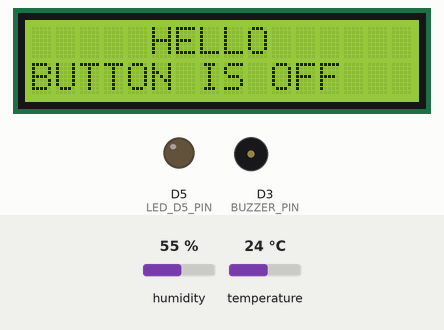
This sketch was run on a simulated ESP8266 (NodeMCU). Parts: 16×2 character LCD, output pins drawn as LEDs (lit = HIGH), buzzer (waves = sounding, pin HIGH). Inputs (shaded band) come from the test bench; at power-on: temperature 24 °C, humidity 55 %. WiFi joins after 1.5 s; servers stay silent unless stated; what the sketch prints to the serial monitor is not drawn.

Above: at 3.0 s.
3.1 s: temperature set to 29 °C
5.8 s: temperature set to 32 °C
At 6.5 s:
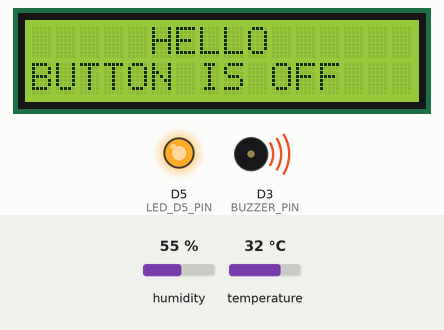
8.5 s: temperature set to 12 °C
At 11.2 s:
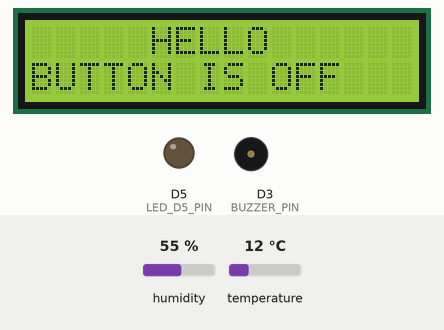
11.5 s: temperature set to 33 °C
At 12.6 s:
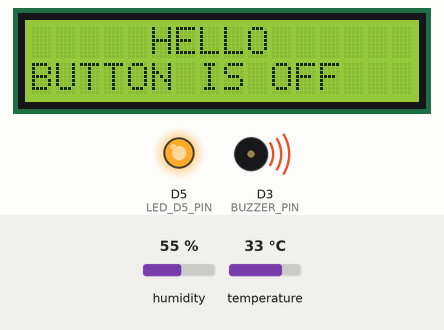
Timing chart, 0 to 14.5 s (numbered marks = the images above; inputs shaded):
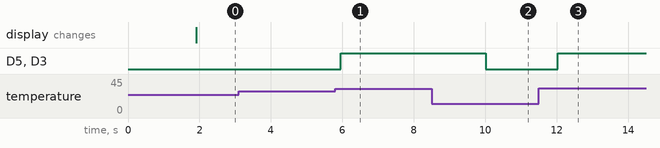

The sketch:

demo.c.ino
```cpp
/*
 * This ESP8266 NodeMCU code was developed by newbiely.com
 *
 * This ESP8266 NodeMCU code is made available for public use without any restriction
 *
 * For comprehensive instructions and wiring diagrams, please visit:
 * https://newbiely.com/tutorials/esp8266/esp8266-dht11
 */

// #define BLYNK_TEMPLATE_ID "TMPL6209JSHOF"
// #define BLYNK_TEMPLATE_NAME "Final"
// #define BLYNK_AUTH_TOKEN "QN3ib9zHipvjL-JbHtL1wZo39kuu4mg-"


// // Đèn RGB
// #define LED_R_PIN D6
// #define LED_G_PIN D7
// #define LED_B_PIN D8
// // #define LED_D5_PIN D5

// //Cảm biến nhiệt độ, độ ẩm
// #define DHT_SENSOR_PIN  D4 // The ESP8266 pin D7 connected to DHT11 sensor
// #define DHT_SENSOR_TYPE DHT11
// // #define DHT_SENSOR_TYPE DHT22

// //Còi
// #define BUZZER_PIN D0

// #include <DHT.h>
// #include <BlynkSimpleEsp8266.h>
// // #include <Wire.h>
// // #include <LiquidCrystal_I2C.h>

// // LiquidCrystal_I2C lcd(0x3F, 16, 2);

// DHT dht_sensor(DHT_SENSOR_PIN, DHT_SENSOR_TYPE);

// const char* ssid = "VNU-IS THMT 02";
// const char* password = "Vnu.edu.vn";

// void setup() {
//   Serial.begin(9600);
//   Blynk.begin(BLYNK_AUTH_TOKEN, ssid, password);
//   dht_sensor.begin();

//   // Initialize LED pins as OUTPUT
//   pinMode(LED_R_PIN, OUTPUT);
//   pinMode(LED_G_PIN, OUTPUT);
//   pinMode(LED_B_PIN, OUTPUT);

//   pinMode(BUZZER_PIN, OUTPUT);

//   // pinMode(LED_D5_PIN, OUTPUT);

//   // Wire.begin(D3, D2);
//   // lcd.init();   // initializing the LCD
//   // lcd.backlight(); // Enable or Turn On the backlight
//   // lcd.print(" Hello Makers "); // Start Printing
// }

// void runDHT() {
//   // read humidity
//   float humi  = dht_sensor.readHumidity();
//   // read temperature in Celsius
//   float temperature_C = dht_sensor.readTemperature();
//   // read temperature in Fahrenheit
//   float temperature_F = dht_sensor.readTemperature(true);

//   // check whether the reading is successful or not
//   if (isnan(temperature_C) || isnan(temperature_F) || isnan(humi)) {
//     Serial.println("Failed to read from DHT sensor!");
//   } else {
//     Serial.print("Humidity: ");
//     Serial.print(humi);
//     Serial.print("%");

//     Serial.print("  |  ");

//     Serial.print("Temperature: ");
//     Serial.print(temperature_C);
//     Serial.print("°C  ~  ");
//     Serial.print(temperature_F);
//     Serial.println("°F");

//     // Push data to Blynk
//     Blynk.virtualWrite(V1, humi);
//     Blynk.virtualWrite(V0, temperature_C);

//     // Control LED color based on temperature
//     if (temperature_C > 30) {
//       // Red color
//       analogWrite(LED_R_PIN, 0); // Full brightness
//       analogWrite(LED_G_PIN, 0);   // No green
//       analogWrite(LED_B_PIN, 255);   // No blue

//       // Turn on buzzer
//       digitalWrite(BUZZER_PIN, HIGH);
//       // digitalWrite(LED_D5_PIN, HIGH);
//     }
//     else {
//       // Blue color
//       analogWrite(LED_R_PIN, 0);   // No red
//       analogWrite(LED_G_PIN, 255);   // No green
//       analogWrite(LED_B_PIN, 0); // Full brightness

//       // Turn on buzzer
//       digitalWrite(BUZZER_PIN, LOW);
//       // digitalWrite(LED_D5_PIN, LOW);
//     }
//   }
// }

// void loop() {
//   Blynk.run();
//   runDHT();
//   delay(2000); // Move the delay inside the loop
// }


//  TECHATRONIC.COM
//  LIBRARY FOR I2C LDC
//  https://github.com/fdebrabander/Arduino-LiquidCrystal-I2C-library

// #define BLYNK_TEMPLATE_ID "TMPL6209JSHOF"
// #define BLYNK_TEMPLATE_NAME "Final"
// #define BLYNK_AUTH_TOKEN "QN3ib9zHipvjL-JbHtL1wZo39kuu4mg-"

// // Đèn RGB
// #define LED_R_PIN D6
// #define LED_G_PIN D7
// #define LED_B_PIN D8

// //Cảm biến nhiệt độ, độ ẩm
// #define DHT_SENSOR_PIN  D4 // The ESP8266 pin D7 connected to DHT11 sensor
// #define DHT_SENSOR_TYPE DHT11
// // #define DHT_SENSOR_TYPE DHT22

// //Còi
// #define BUZZER_PIN        D0

// #include <DHT.h>
// #include <BlynkSimpleEsp8266.h>
// #include <Wire.h>
// #include <LiquidCrystal_I2C.h>


// DHT dht_sensor(DHT_SENSOR_PIN, DHT_SENSOR_TYPE);
// LiquidCrystal_I2C lcd(0x27, 16, 2); // set the LCD address to 0x27 for a 16 chars and 2 line display

// // const char* ssid = "VNU-IS THMT 02";
// // const char* ssid = "VNU-IS Phong Khanh Tiet";
// // const char* password = "Vnu.edu.vn";
// const char* ssid = "Duc Dat";
// const char* password = "30082002";
// int buttonState = 0;

// void setup() {
//   Serial.begin(9600);
//   Blynk.begin(BLYNK_AUTH_TOKEN, ssid, password);
//   dht_sensor.begin();

//   // Initialize LED pins as OUTPUT
//   pinMode(LED_R_PIN, OUTPUT);
//   pinMode(LED_G_PIN, OUTPUT);
//   pinMode(LED_B_PIN, OUTPUT);

//   pinMode(BUZZER_PIN, OUTPUT);
//   lcd.begin();         // initialize the lcd
//   lcd.backlight();
//   lcd.clear(); // Clear the LCD screen
//   lcd.setCursor(5, 0);
//   lcd.print("HELLO");
//   lcd.setCursor(2, 1);
//   lcd.print("BUTTON IS OFF");

// }

// void runDHT() {
//   // read humidity
//   float humi  = dht_sensor.readHumidity();
//   // read temperature in Celsius
//   float temperature_C = dht_sensor.readTemperature();
//   // read temperature in Fahrenheit
//   float temperature_F = dht_sensor.readTemperature(true);

//   // check whether the reading is successful or not
//   if (isnan(temperature_C) || isnan(temperature_F) || isnan(humi)) {
//     Serial.println("Failed to read from DHT sensor!");
//   } else {
//     Serial.print("Humidity: ");
//     Serial.print(humi);
//     Serial.print("%");

//     Serial.print("  |  ");

//     Serial.print("Temperature: ");
//     Serial.print(temperature_C);
//     Serial.print("°C  ~  ");
//     Serial.print(temperature_F);
//     Serial.println("°F");

//     // Push data to Blynk
//     Blynk.virtualWrite(V1, humi);
//     Blynk.virtualWrite(V0, temperature_C);

//     //lcd
//     lcd.clear();
//     lcd.setCursor(0, 0);
//     lcd.print("Humidity: ");
//     lcd.print(humi);
//     lcd.print("%");

//     lcd.setCursor(0, 1);
//     lcd.print("Temp: ");
//     lcd.print(temperature_C);
//     lcd.print("C");

//     // Control LED color based on temperature
//     if (temperature_C > 27) {
//       // Red color
//       analogWrite(LED_R_PIN, 0); // Full brightness
//       analogWrite(LED_G_PIN, 0);   // No green
//       analogWrite(LED_B_PIN, 255);   // No blue

//       // Turn on buzzer
//       digitalWrite(BUZZER_PIN, HIGH);
//     }
//     else {
//       // Blue color
//       analogWrite(LED_R_PIN, 0);   // No red
//       analogWrite(LED_G_PIN, 255);   // No green
//       analogWrite(LED_B_PIN, 0); // Full brightness

//       // Turn on buzzer
//       digitalWrite(BUZZER_PIN, LOW);
//     }
//   }
// }

// void loop() {
//   Blynk.run();

//   // Đọc trạng thái của nút và xử lý
//   if (buttonState == 1) {
//     runDHT();
//   } else {
//     Serial.println("Button is OFF");
//     lcd.clear(); // Clear the LCD screen
//     lcd.setCursor(0, 0);
//     lcd.print("HELLO");
//     lcd.setCursor(0, 1);
//     lcd.print("BUTTON IS OFF");
//     analogWrite(LED_G_PIN, 0);
//     analogWrite(LED_B_PIN, 0);
//     digitalWrite(BUZZER_PIN, LOW);
//   }

//   delay(2000);
// }

// // Callback function for button widget on V2
// BLYNK_WRITE(V2) {
//   buttonState = param.asInt(); // Đọc trạng thái của nút (0: Tắt, 1: Bật)
// }


#define BLYNK_TEMPLATE_ID "TMPL6209JSHOF"
#define BLYNK_TEMPLATE_NAME "Final"
#define BLYNK_AUTH_TOKEN "QN3ib9zHipvjL-JbHtL1wZo39kuu4mg-"

// Đèn led
#define LED_D5_PIN D5

//Cảm biến nhiệt độ, độ ẩm
#define DHT_SENSOR_PIN  D4 // The ESP8266 pin D7 connected to DHT11 sensor
#define DHT_SENSOR_TYPE DHT11
// #define DHT_SENSOR_TYPE DHT22

//Còi
#define BUZZER_PIN        D3

#include <DHT.h>
#include <BlynkSimpleEsp8266.h>
#include <Wire.h>
#include <LiquidCrystal_I2C.h>

DHT dht_sensor(DHT_SENSOR_PIN, DHT_SENSOR_TYPE);

// const char* ssid = "VNU-IS THMT 02";
// const char* password = "Vnu.edu.vn";
const char* ssid = "Duc Dat";
const char* password = "30082002";

LiquidCrystal_I2C lcd(0x3F, 16, 2); // set the LCD address to 0x27 for a 16 chars and 2 line display

void setup() {
  Serial.begin(9600);
  Blynk.begin(BLYNK_AUTH_TOKEN, ssid, password);
  dht_sensor.begin();


  pinMode(BUZZER_PIN, OUTPUT);

  pinMode(LED_D5_PIN, OUTPUT);

  lcd.begin();         // initialize the lcd
  lcd.backlight();
  lcd.clear(); // Clear the LCD screen
  lcd.setCursor(5, 0);
  lcd.print("HELLO");
  lcd.setCursor(0, 1);
  lcd.print("BUTTON IS OFF");

}

void runDHT() {
  // read humidity
  float humi  = dht_sensor.readHumidity();
  // read temperature in Celsius
  float temperature_C = dht_sensor.readTemperature();
  // read temperature in Fahrenheit
  float temperature_F = dht_sensor.readTemperature(true);

  // check whether the reading is successful or not
  if (isnan(temperature_C) || isnan(temperature_F) || isnan(humi)) {
    Serial.println("Failed to read from DHT sensor!");
  } else {
    Serial.print("Humidity: ");
    Serial.print(humi);
    Serial.print("%");

    Serial.print("  |  ");

    Serial.print("Temperature: ");
    Serial.print(temperature_C);
    Serial.print("°C  ~  ");
    Serial.print(temperature_F);
    Serial.println("°F");

    // Push data to Blynk
    Blynk.virtualWrite(V1, humi);
    Blynk.virtualWrite(V0, temperature_C);

    //lcd

    // Control LED color based on temperature
    if (temperature_C > 30) {
      // Turn on buzzer
      digitalWrite(BUZZER_PIN, HIGH);
      digitalWrite(LED_D5_PIN, HIGH);
    }
    else {
      // Turn on buzzer
      digitalWrite(BUZZER_PIN, LOW);
      digitalWrite(LED_D5_PIN, LOW);
    }
  }
}

void loop() {
  Blynk.run();
  runDHT();
  delay(2000); // Move the delay inside the loop
}
```

Measured:
- the behaviour switches between 30 and 31 °C on temperature (found by bisection; images 0 and 1)
- after the input at 3.1 s, every drawn part: stays the same
- after the input at 5.8 s, D5 (LED_D5_PIN), D3 (BUZZER_PIN): LOW → HIGH after 0.16 s
- after the input at 8.5 s, D5 (LED_D5_PIN), D3 (BUZZER_PIN): HIGH → LOW after 1.5 s
- after the input at 11.5 s, D5 (LED_D5_PIN), D3 (BUZZER_PIN): LOW → HIGH after 0.53 s
